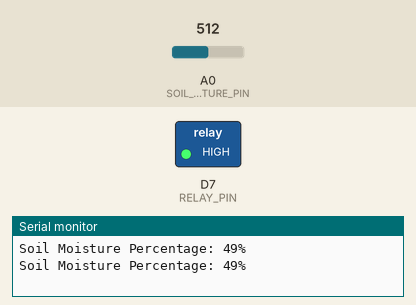
Recording of a sketch running on a simulated ESP8266 (NodeMCU). On the bench: switched loads named in the sketch (green lamp = pin HIGH), the last lines printed to the serial monitor. Inputs (shaded band) come from the test bench; at power-on: A0 (SOIL_MOISTURE_PIN) = 512. WiFi joins after 1.5 s; servers stay silent unless stated.

Above: at 3.0 s.
3.1 s: A0 (SOIL_MOISTURE_PIN) set to 744
5.0 s: A0 (SOIL_MOISTURE_PIN) set to 778
At 7.0 s:
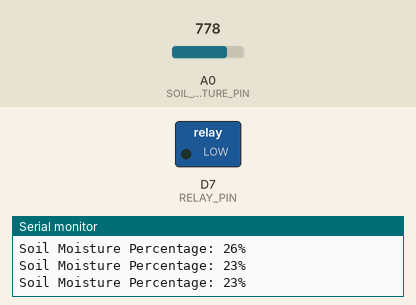
7.3 s: A0 (SOIL_MOISTURE_PIN) set to 716
At 8.6 s:
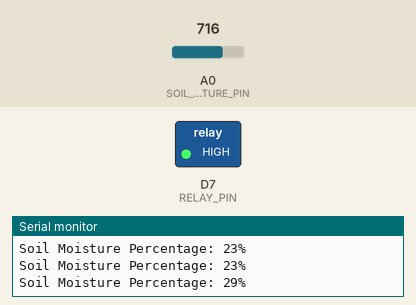
9.3 s: A0 (SOIL_MOISTURE_PIN) set to 900
At 10.2 s:
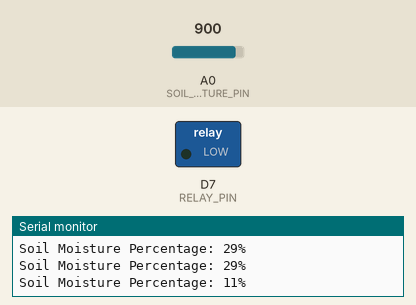
Timing chart, 0 to 12.3 s (numbered marks = the images above; inputs shaded):
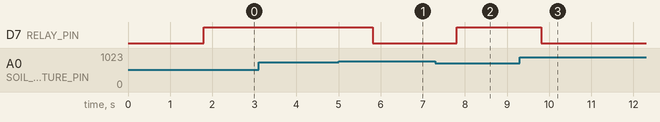

Measured:
- the behaviour switches between 762 and 763 on A0 (SOIL_MOISTURE_PIN) (found by bisection; images 0 and 1)
- after the input at 5.0 s, D7 (RELAY_PIN): HIGH → LOW after 0.81 s
- after the input at 7.3 s, D7 (RELAY_PIN): LOW → HIGH after 0.51 s
- after the input at 9.3 s, D7 (RELAY_PIN): HIGH → LOW after 0.51 s

The sketch:

soil_moisture_code_with_relay_on.ino
```cpp
#include <ESP8266WiFi.h>
#define BLYNK_PRINT Serial // enable Blynk debugging
#define BLYNK_TEMPLATE_ID "TMPL3ivw8jn1n"
#define BLYNK_TEMPLATE_NAME "agricuture robot"
#define BLYNK_AUTH_TOKEN "pMyxo1nkm2kmzqNaTb-JvKENWzJMSvq1"
#include <BlynkSimpleEsp8266.h>

#define SOIL_MOISTURE_PIN A0
#define RELAY_PIN D7

int soilMoisturePercentage = 0; // Default soil moisture percentage

char auth[] = "pMyxo1nkm2kmzqNaTb-JvKENWzJMSvq1";
char ssid[] = "Salil OnePlus";
char pass[] = "12345678";

void setup() {
  Serial.begin(9600);
  Blynk.begin(auth, ssid, pass);
  pinMode(RELAY_PIN, OUTPUT);
}

void loop() {
  int soilMoistureValue = analogRead(SOIL_MOISTURE_PIN);

  if (soilMoistureValue != 0) {
    soilMoisturePercentage = map(soilMoistureValue, 1023, 0 , 0 , 100);
  }

  if (soilMoisturePercentage >= 7 && soilMoisturePercentage <= 24) {
    digitalWrite(RELAY_PIN, LOW); // Relay ON
  } else {
    digitalWrite(RELAY_PIN, HIGH); // Relay OFF
  }

  Serial.print("Soil Moisture Percentage: ");
  Serial.print(soilMoisturePercentage);
  Serial.println("%");
  Blynk.virtualWrite(V1, soilMoisturePercentage);

  Blynk.run();
  delay(1000);
}
```
